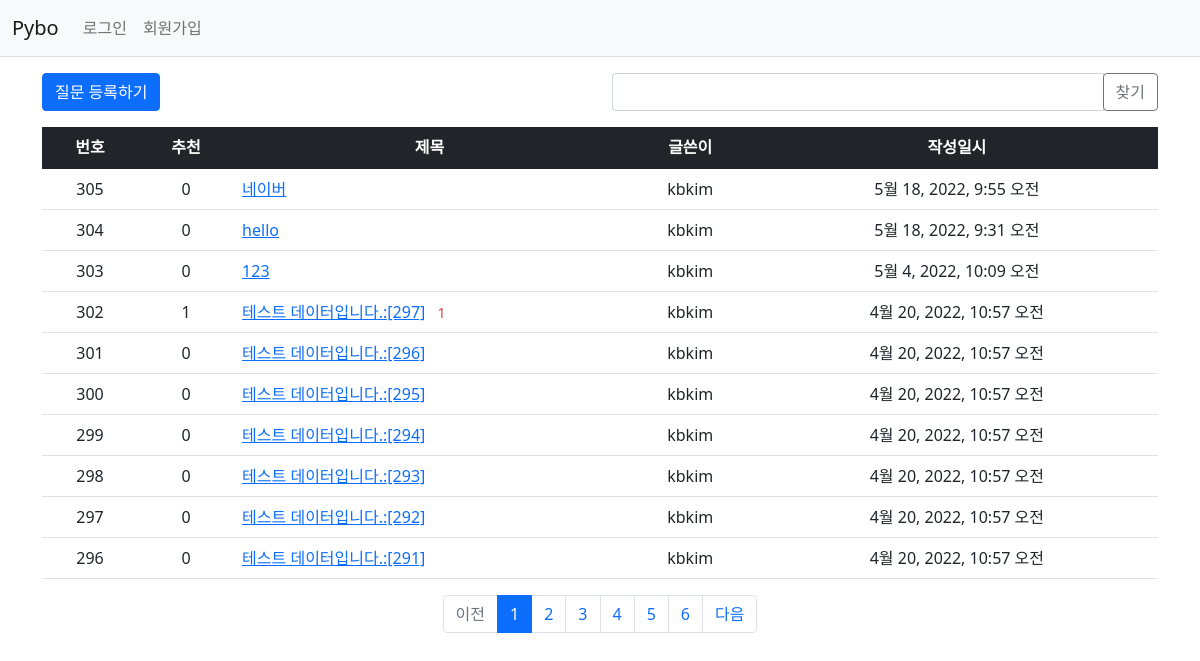
Screenshot of /pybo/ with the database file from the repository.
### pybo/models.py (models this page shows, shortened)
class Question(models.Model):
    author = models.ForeignKey(User, on_delete=models.CASCADE, related_name='author_question')
    subject = models.CharField(max_length=200)
    content = models.TextField()
    create_date = models.DateTimeField()
    modify_date = models.DateTimeField(null=True, blank=True)
    voter = models.ManyToManyField(User, related_name='voter_question') #추천인 추가

### pybo/views/base_views.py (the view, shortened to what this page needs)
# urls.py: path('', base_views.index, name='index'),
def index(request):
    page = request.GET.get('page','1') #페이지
    kw = request.GET.get('kw', '')  # 검색어
    """
    pybo 목록 출력
    """
    question_list = Question.objects.order_by('-create_date')
    paginator = Paginator(question_list,10)
    page_obj = paginator.get_page(page)
    context = {'question_list': page_obj, 'page': page, 'kw': kw}
    return render(request, 'pybo/question_list.html',context)

### pybo/templatetags/pybo_filter.py (called while the page is built)
@register.filter
def sub(value, arg):
    return value - arg

### templates/pybo/question_list.html (shortened to what this page needs)
{% extends 'base.html' %}
{% load pybo_filter %}
{% block content %}
<head>
</head>
<div class="container my-3">
    <div class="row my-3">
        <div class="col-6">
            <a href="{% url 'pybo:question_create' %}" class="btn btn-primary">질문 등록하기</a>
        </div>
        <div class="col-6">
            <div class="input-group">
                <input type="text" id="search_kw" class="form-control" value="{{ kw|default_if_none:'' }}">
                <div class="input-group-append">
                    <button class="btn btn-outline-secondary" type="button" id="btn_search">찾기</button>
                </div>
            </div>
        </div>
    </div>
    <table class="table">
        <thead>
        <tr class="text-center table-dark">
            <th>번호</th>
            <th>추천</th>
            <th style="width:35%">제목</th>
            <th>글쓴이</th>
            <th>작성일시</th>
        </tr>
        </thead>
        <tbody>
        {% if question_list %}
        {% for question in question_list %}
        <tr class="text-center">
            <td>
                {{ question_list.paginator.count|sub:question_list.start_index|sub:forloop.counter|add:1 }}
            </td>
            <td>{{question.voter.count}}</td>
            <td class="text-start">
                <a href="{% url 'pybo:detail' question.id %}">{{ question.subject }}</a>
                {% if question.answer_set.count > 0 %}
                <span class="text-danger small mx-2">{{ question.answer_set.count }}</span>
                {% endif %}
            </td>
            <td>{{ question.author.username }}</td>
            <td>{{ question.create_date }}</td>
        </tr>
        {% endfor %}
        {% else %}
        <tr>
            <td colspan="4">질문이 없습니다.</td>
        </tr>
        {% endif %}
        </tbody>
    </table>
    <ul class="pagination justify-content-center">
        {% if question_list.has_previous %}
        <li class="page-item">
            <a class="page-link" data-page="{{ question_list.previous_page_number }}" href="javascript:void(0)">이전</a>
        </li>
        {% else %}
        <li class="page-item disabled">
            <a class="page-link" tabindex="-1" aria-disabled="true" href="#">이전</a>
        </li>
        {% endif %}
        {% for page_number in question_list.paginator.page_range %}
        {% if page_number >= question_list.number|add:-5 and page_number <= question_list.number|add:5 %}
        {% if page_number == question_list.number %}
        <li class="page-item active" aria-current="page">
            <a class="page-link" data-page="{{ page_number }}" href="javascript:void(0)">{{ page_number }}</a>
        </li>
        {% else %}
        <li class="page-item">
            <a class="page-link" data-page="{{ page_number }}" href="javascript:void(0)">{{ page_number }}</a>
        </li>
        {% endif %}
        {% endif %}
        {% endfor %}
        {% if question_list.has_next %}
        <li class="page-item">
            <a class="page-link" data-page="{{ question_list.next_page_number }}" href="javascript:void(0)">다음</a>
        </li>
        {% else %}
        <li class="page-item disabled">
            <a class="page-link" tabindex="-1" aria-disabled="true" href="#">다음</a>
        </li>
        {% endif %}
    </ul>
</div>
{% endblock %}

### templates/base.html (shortened to what this page needs)
{% load static %}
<!doctype html>
<html lang="ko">
<head>
    <link rel="stylesheet" type="text/css" href="{% static 'bootstrap.min.css' %}">
    <link rel="stylesheet" type="text/css" href="{% static 'style.css' %}">
</head>
<body>
{% include "navbar.html" %}
{% block content %}
{% endblock %}
</body>
</html>

### templates/navbar.html (shortened to what this page needs)
<nav class="navbar navbar-expand-lg navbar-light bg-light border-bottom">
    <div class="container-fluid">
        <a class="navbar-brand" href="{% url 'pybo:index' %}">Pybo</a>
        <div class="collapse navbar-collapse" id="navbarSupportedContent">
            <ul class="navbar-nav me-auto mb-2 mb-lg-0">
                <li class="nav-item">
                    {% if user.is_authenticated %}
                    <a class="nav-link" href="{% url 'common:logout' %}">{{ user.username }} (로그아웃)</a>
                    {% else %}
                    <a class="nav-link" href="{% url 'common:login' %}">로그인</a>
                    {% endif %}
                </li>
                <li>
                    {% if not user.is_authenticated %}
                    <a class="nav-link" href="{% url 'common:signup' %}">회원가입</a>
                    {% endif %}
                </li>
            </ul>
        </div>
    </div>
</nav>

### rows the page displays
Question: paginator.count|sub "305", voter.count "0", subject "네이버", author.username "kbkim", create_date "5월 18, 2022, 9:55 오전"
Question: paginator.count|sub "304", voter.count "0", subject "hello", author.username "kbkim", create_date "5월 18, 2022, 9:31 오전"
Question: paginator.count|sub "303", voter.count "0", subject "123", author.username "kbkim", create_date "5월 4, 2022, 10:09 오전"
Question: paginator.count|sub "302", voter.count "1", subject "테스트 데이터입니다.:[297]", answer_set.count "1", author.username "kbkim", create_date "4월 20, 2022, 10:57 오전"
Question: paginator.count|sub "301", voter.count "0", subject "테스트 데이터입니다.:[296]", author.username "kbkim", create_date "4월 20, 2022, 10:57 오전"
Question: paginator.count|sub "300", voter.count "0", subject "테스트 데이터입니다.:[295]", author.username "kbkim", create_date "4월 20, 2022, 10:57 오전"
Question: paginator.count|sub "299", voter.count "0", subject "테스트 데이터입니다.:[294]", author.username "kbkim", create_date "4월 20, 2022, 10:57 오전"
Question: paginator.count|sub "298", voter.count "0", subject "테스트 데이터입니다.:[293]", author.username "kbkim", create_date "4월 20, 2022, 10:57 오전"
Question: paginator.count|sub "297", voter.count "0", subject "테스트 데이터입니다.:[292]", author.username "kbkim", create_date "4월 20, 2022, 10:57 오전"
Question: paginator.count|sub "296", voter.count "0", subject "테스트 데이터입니다.:[291]", author.username "kbkim", create_date "4월 20, 2022, 10:57 오전"

### other values shown
{{ page_number }} "1"
{{ page_number }} "2" "3" "4" "5" "6"
